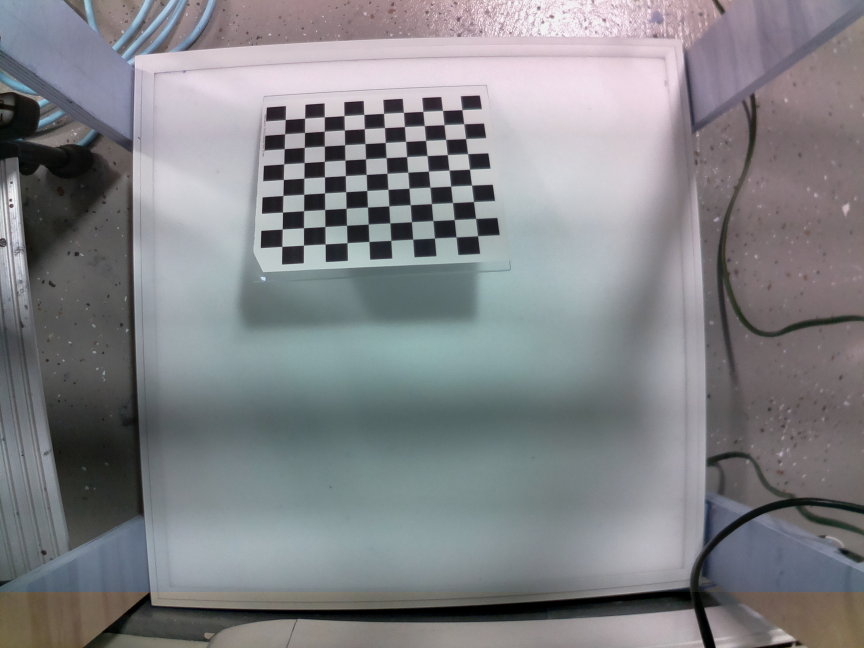
#> input picture 2021-04-01_21-27-40/camera1_1.jpg, 2592 x 1944 px (shown at 1/3 size); its folder holds 4 pictures in this run
$ python multipro.py
#> lines starting #> are read from the running program, lines starting #| are printed output that depends on the picture

import time
import numpy as np
import cv2 as cv
import glob
from timeit import default_timer as timer
from multiprocessing import Pool, cpu_count


width = 9
height = 10
criteria = (cv.TERM_CRITERIA_EPS + cv.TERM_CRITERIA_MAX_ITER, 30, 0.001)

objp = np.zeros((height*width,3), np.float32)
objp[:,:2] = np.mgrid[0:width,0:height].T.reshape(-1,2)
# Arrays to store object points and image points from all the images.
objpoints = [] # 3d point in real world space
imgpoints = [] # 2d points in image plane.

def corners(fname):

    img = cv.imread(fname)
    print("Loading "+fname)
    gray = cv.cvtColor(img, cv.COLOR_BGR2GRAY)
    ret, corners = cv.findChessboardCorners(gray, (width,height),None)

    # If found, add object points, image points (after refining them)
    if ret == True:
        corners2 = cv.cornerSubPix(gray,corners, (11,11), (-1,-1), criteria)
        # Draw and display the corners
        cv.drawChessboardCorners(img, (width,height), corners2, ret)
        print("Found corners in "+fname)
        return objp, corners

def main():

    start = timer()

    print(f'starting computations on {cpu_count()} cores')

    values = glob.glob('2021-04-01_21-27-40/camera1*.jpg')

    img_sizer = cv.imread(values[1])
#> img_sizer is the input picture: shape (1944, 2592, 3); mean B, G, R 134.6, 130.9, 129.9
    gray_sizer = cv.cvtColor(img_sizer, cv.COLOR_BGR2GRAY)
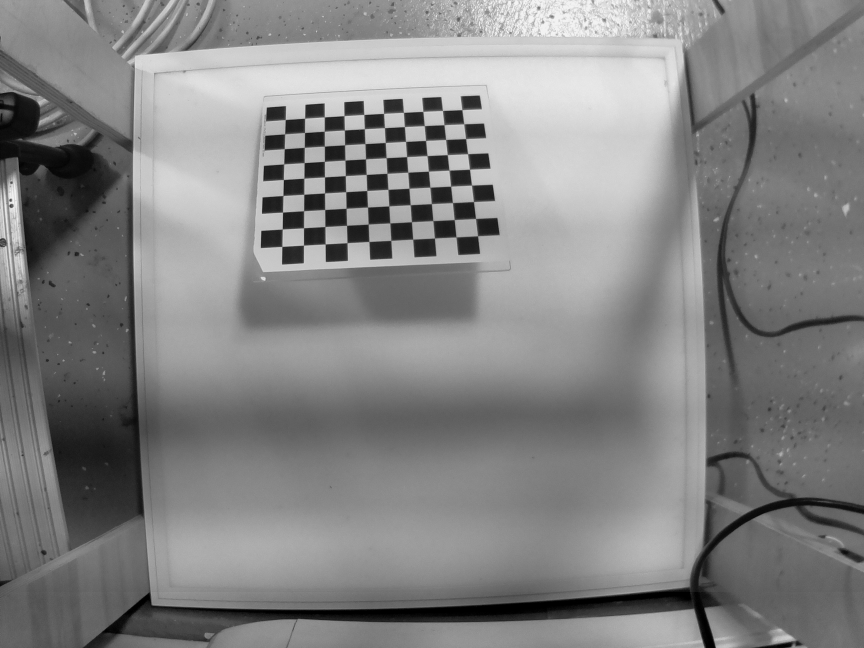
#> gray_sizer: shape (1944, 2592) (shown at 1/3 size); min 0, max 250, mean 131.1

    with Pool() as pool:
        returned = pool.map(corners, values)
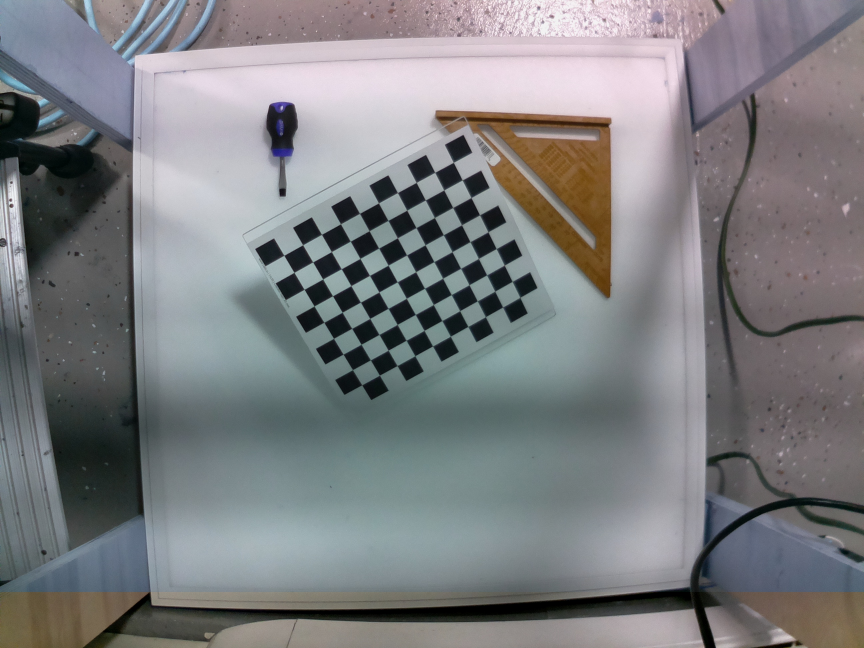
#> input picture 2021-04-01_21-27-40/camera1_0.jpg, 2592 x 1944 px (shown at 1/3 size)
#> in corners, img is the input picture: shape (1944, 2592, 3); mean B, G, R 128.9, 126.5, 125.3
#> in corners, `gray = cv.cvtColor(img, cv.COLOR_BGR2GRAY)`:
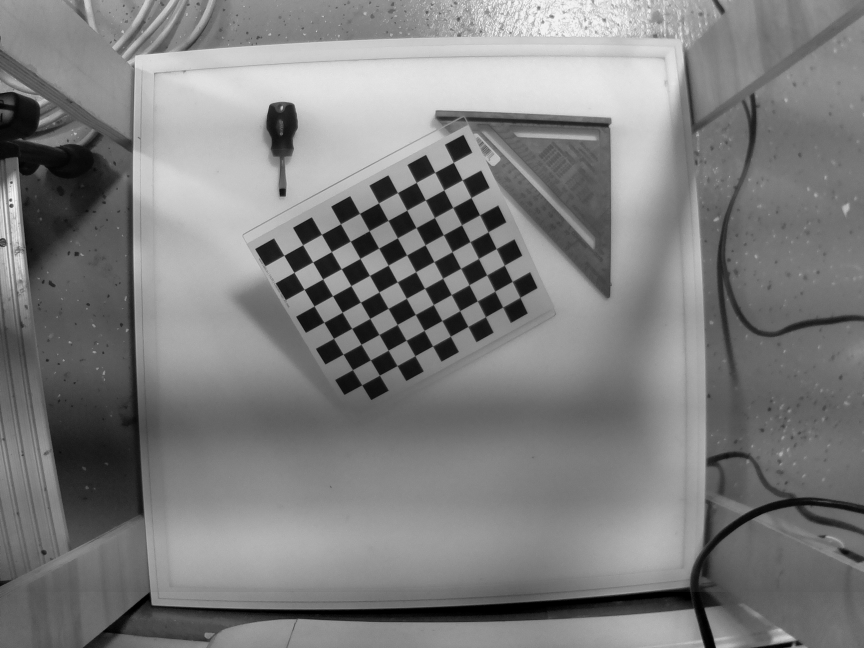
#> gray: shape (1944, 2592) (shown at 1/3 size); min 0, max 251, mean 126.4
#> in corners, `ret, corners = cv.findChessboardCorners(gray, (width,height),None)`: ret = True; corners = 90 rows, first 8: [1360.8, 488.1], [1387.5, 541.5], [1413.8, 593.5], [1439.6, 645.9], [1464, 696.1], [1489.5, 746.9], [1513.2, 796.5], [1537.3, 845.4]
#> in corners, `corners2 = cv.cornerSubPix(gray,corners, (11,11), (-1,-1), criteria)`: corners2 = 90 rows, first 8: [1360.8, 488], [1387.5, 541], [1413.9, 593.7], [1439.7, 645.6], [1464.7, 696.6], [1489.5, 746.8], [1513.5, 796.5], [1537.3, 845.2]
#> in corners (call 2), `ret, corners = cv.findChessboardCorners(gray, (width,height),None)`: corners = 90 rows, first 8: [1386.8, 330.1], [1392.5, 372.7], [1397.7, 416.7], [1403.9, 462.5], [1409.4, 508.7], [1415.5, 555.9], [1421.5, 605.6], [1427.4, 656.4]
#> in corners (call 2), `corners2 = cv.cornerSubPix(gray,corners, (11,11), (-1,-1), criteria)`: corners2 = 90 rows, first 8: [1386.5, 330.2], [1392.5, 372.6], [1397.7, 416.9], [1403.6, 462.2], [1409.3, 508.6], [1415.4, 556.4], [1421.3, 605.7], [1427.5, 656.5]
#> call 3 of corners, with fname = '2021-04-01_21-27-40/camera1_10.jpg'
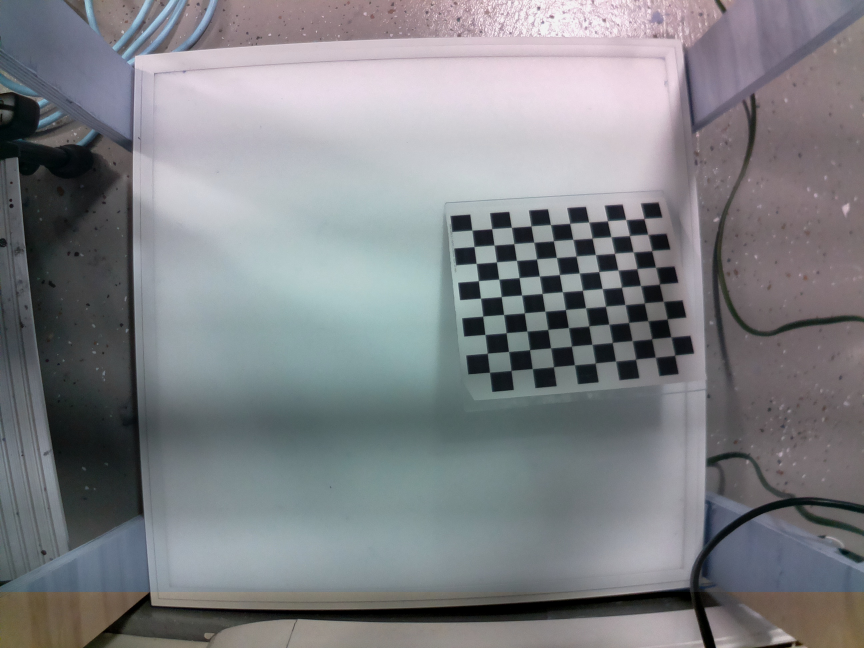
#> input picture 2021-04-01_21-27-40/camera1_10.jpg, 2592 x 1944 px (shown at 1/3 size)
#> in corners, img is the input picture: shape (1944, 2592, 3); mean B, G, R 133, 129.1, 127.3
#> in corners (call 3), `gray = cv.cvtColor(img, cv.COLOR_BGR2GRAY)`:
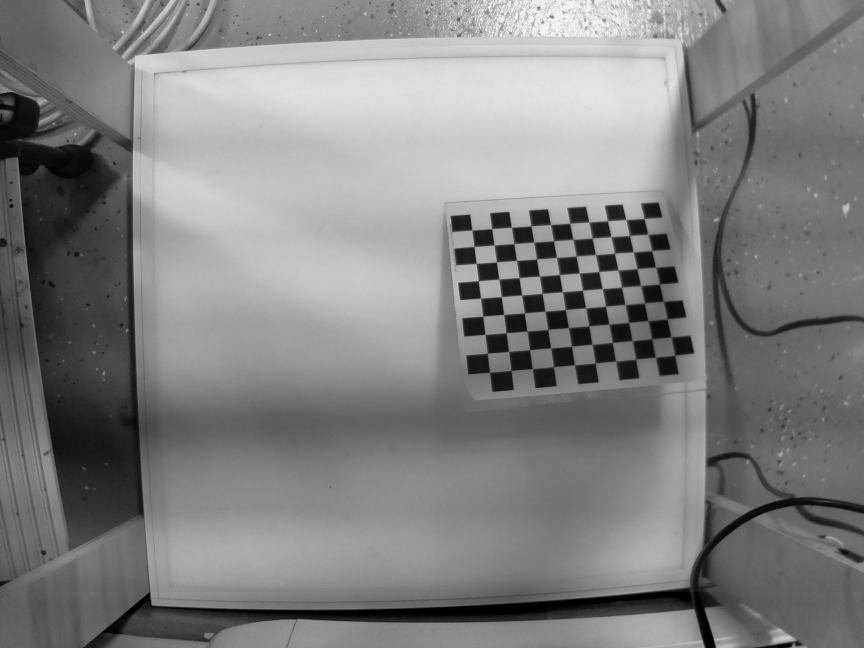
#> gray: shape (1944, 2592) (shown at 1/3 size); min 0, max 249, mean 129
#> in corners (call 3), `ret, corners = cv.findChessboardCorners(gray, (width,height),None)`: corners = 90 rows, first 8: [1933.1, 656.9], [1944.1, 703.3], [1955, 751.5], [1967.5, 802.5], [1980, 853], [1990.6, 905.3], [2001.1, 957.1], [2012, 1012.2]
#> in corners (call 3), `corners2 = cv.cornerSubPix(gray,corners, (11,11), (-1,-1), criteria)`: corners2 = 90 rows, first 8: [1932.6, 656.6], [1944.1, 703.8], [1955.7, 752.9], [1967.3, 802.6], [1978.7, 853.3], [1990.4, 904.8], [2002.1, 958.1], [2013.3, 1011.8]
#> call 4 of corners, with fname = '2021-04-01_21-27-40/camera1_11.jpg'
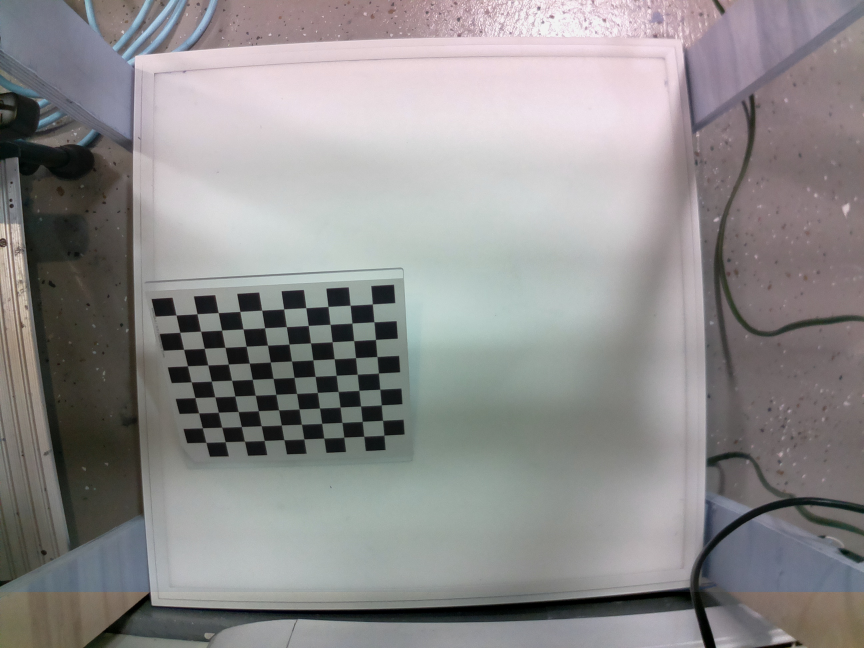
#> input picture 2021-04-01_21-27-40/camera1_11.jpg, 2592 x 1944 px (shown at 1/3 size)
#> in corners, img is the input picture: shape (1944, 2592, 3); mean B, G, R 140.1, 140.1, 142
#> in corners (call 4), `ret, corners = cv.findChessboardCorners(gray, (width,height),None)`: corners = 90 rows, first 8: [1118.1, 912.9], [1123, 966.1], [1127.3, 1019.2], [1132.6, 1069.7], [1136.4, 1119.9], [1140.5, 1168], [1144.1, 1215.2], [1148.7, 1261.5]
#> in corners (call 4), `corners2 = cv.cornerSubPix(gray,corners, (11,11), (-1,-1), criteria)`: corners2 = 90 rows, first 8: [1118, 912.8], [1122.7, 966.4], [1127.4, 1019.2], [1131.8, 1070.4], [1136.2, 1119.8], [1140.4, 1168.2], [1144.6, 1215.5], [1148.6, 1261.6]
#> returned = 4 items
        for i in returned:
            if i != None:
                objpoints.append(i[0])
                imgpoints.append(i[1])
#> this loop made 4 passes
#> after the loop, imgpoints = 4 items; objpoints = 4 items

    ret, mtx, dist, rvecs, tvecs = cv.calibrateCamera(objpoints, imgpoints, gray_sizer.shape[::-1], None, None)
#> ret = 0.324; mtx = [[3030.6, 0, 1140.4], [0, 2998.4, 874.1], [0, 0, 1]]; dist = [[-0.365, -1.43, 0.00358, -0.00568, 6.72]]; rvecs = ([0.226, -0.386, 1.05], [-0.415, 0.464, 1.48], [-0.388, 0.459, 1.46], [0.477, -0.445, 1.45]); tvecs = ([3.43, -6.06, 46.48], [4.19, -9.32, 50.34], [13.56, -3.77, 49.78], [-0.331, 0.585, 45.16])
    print(ret,mtx,dist,rvecs,tvecs)
#> (printed output is left out)

    end = timer()

    print(f'elapsed time: {end - start}')

if __name__ == '__main__':
    main()
